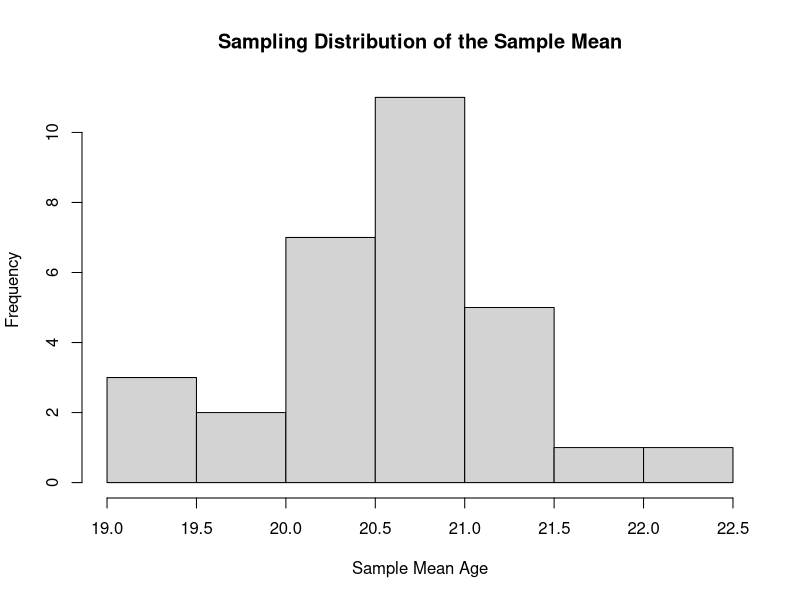

Write R code to recreate this figure.
## ---- chunk 1
library(readxl)
data <- read_excel("fem1524_admin.xlsx")
set.seed(5570)
n <- 20
SRS <- data[sample(nrow(data), n), ]
SRS
## ---- chunk 2
SRS_list <- SRS[, c("ID", "AGER")]
SRS_list
## ---- chunk 3
mean_age <- mean(SRS_list$AGER)
mean_age
## ---- chunk 4
var_age <- var(SRS_list$AGER, na.rm = TRUE)
se_age <- sqrt(var_age / n)
se_age
## ---- chunk 5
n <- 20
num_samples <- 30
sample_means <- numeric(num_samples)

for (i in 1:num_samples) {
  set.seed(5570 + i)  # say different seed for each sample
  SRS <- data[sample(nrow(data), n), ]
  sample_means[i] <- mean(SRS$AGER)
}

# Plotting the distribution of sample means
hist(sample_means, main="Sampling Distribution of the Sample Mean", xlab="Sample Mean Age")

# Calculating the standard deviation of the sample means
std_error <- sd(sample_means)
std_error
## ---- chunk 6
library(readxl)
hw_data <- read_excel("SM 625 HW 1.xlsx")

# Filtering the rows that match SRS_list ID values
merged_data <- hw_data[hw_data$ID %in% SRS_list$ID, ]

# Computing the mean number of partners
mean_partners <- mean(merged_data$PARTS1YR, na.rm = TRUE)
mean_partners
## ---- chunk 7
variance_partners <- var(merged_data$PARTS1YR, na.rm = TRUE)
variance_partners
## ---- chunk 8
n <- 20
N <- 2920
f <- n / N # the finite population correction factor
var_mean <- (1 - f) * variance_partners / n
std_error <- sqrt(var_mean)
var_mean
std_error
## ---- chunk 9
t_value <- qt(0.975, df = n - 1)
lower_bound <- mean_partners - t_value * std_error
upper_bound <- mean_partners + t_value * std_error
c(lower_bound, upper_bound)
## ---- chunk 10
cv_mean <- std_error / mean_partners
cv_mean
## ---- chunk 11
n_new <- 60
N <- 2920
f_new <- n_new / N
f_new
## ---- chunk 12
# For SE = 0.05
s2 <- variance_partners
N <- 2920

# For SE(ȳ) = 0.05
n_SE <- s2/(0.05^2 + (s2/N))
n_SE <- ceiling(n_SE)

# For CV(ȳ) = 0.10
n_CV <- s2/((0.10*mean_partners)^2 + (s2/N))
n_CV <- ceiling(n_CV)

# For CI width = 0.40 (using t ≈ 2)
n_CI <- 4*s2/((0.40^2) + (4*s2/N))
n_CI <- ceiling(n_CI)

# Results
c(n_SE, n_CV, n_CI)
## ---- chunk 13
# Filtering for teenagers
teens_data <- merged_data[merged_data$AGER >= 15 & merged_data$AGER <= 19, ]

# Calculating mean and SE for teens
teens_mean <- mean(teens_data$PARTS1YR, na.rm=TRUE)
teens_var <- var(teens_data$PARTS1YR, na.rm=TRUE)
teens_n <- nrow(teens_data)
teens_se <- sqrt(teens_var/teens_n)

c(teens_mean, teens_se)

# Now comparing with full sample SE (ignoring FPC)
full_se_no_fpc <- sqrt(variance_partners/n)
c(full_se_no_fpc, teens_se)
